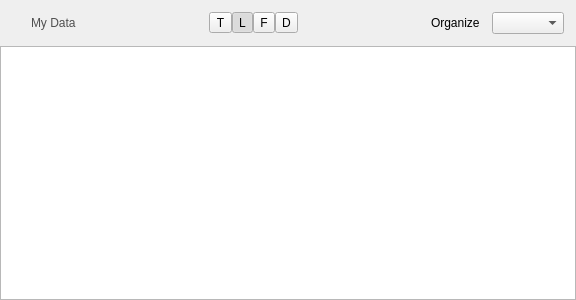
<?xml version="1.0" encoding="UTF-8"?>
<ui version="4.0">
 <class>AMDataView</class>
 <widget class="QWidget" name="AMDataView">
  <property name="geometry">
   <rect>
    <x>0</x>
    <y>0</y>
    <width>576</width>
    <height>300</height>
   </rect>
  </property>
  <property name="windowTitle">
   <string>Form</string>
  </property>
  <layout class="QVBoxLayout" name="verticalLayout">
   <property name="spacing">
    <number>0</number>
   </property>
   <property name="margin">
    <number>0</number>
   </property>
   <item>
    <layout class="QHBoxLayout" name="horizontalLayout_2">
     <property name="spacing">
      <number>12</number>
     </property>
     <property name="margin">
      <number>12</number>
     </property>
     <item>
      <widget class="QLabel" name="label_13">
       <property name="maximumSize">
        <size>
         <width>36</width>
         <height>36</height>
        </size>
       </property>
       <property name="text">
        <string/>
       </property>
       <property name="pixmap">
        <pixmap resource="../../icons/icons.qrc">:/system-file-manager.png</pixmap>
       </property>
       <property name="scaledContents">
        <bool>true</bool>
       </property>
      </widget>
     </item>
     <item>
      <widget class="QLabel" name="headingLabel_">
       <property name="styleSheet">
        <string notr="true">font: 20pt &quot;Lucida Grande&quot;;
color: rgb(79, 79, 79);</string>
       </property>
       <property name="text">
        <string>My Data</string>
       </property>
      </widget>
     </item>
     <item>
      <spacer name="horizontalSpacer_2">
       <property name="orientation">
        <enum>Qt::Horizontal</enum>
       </property>
       <property name="sizeHint" stdset="0">
        <size>
         <width>40</width>
         <height>20</height>
        </size>
       </property>
      </spacer>
     </item>
     <item>
      <layout class="QHBoxLayout" name="horizontalLayout">
       <property name="spacing">
        <number>0</number>
       </property>
       <item>
        <widget class="QToolButton" name="viewModeB1_">
         <property name="text">
          <string>T</string>
         </property>
         <property name="icon">
          <iconset resource="../../icons/icons.qrc">
           <normaloff>:/22x22/viewThumbInv-22x22.png</normaloff>:/22x22/viewThumbInv-22x22.png</iconset>
         </property>
         <property name="iconSize">
          <size>
           <width>22</width>
           <height>22</height>
          </size>
         </property>
         <property name="checkable">
          <bool>true</bool>
         </property>
         <property name="checked">
          <bool>false</bool>
         </property>
        </widget>
       </item>
       <item>
        <widget class="QToolButton" name="viewModeB2_">
         <property name="text">
          <string>L</string>
         </property>
         <property name="icon">
          <iconset resource="../../icons/icons.qrc">
           <normaloff>:/22x22/viewListInv-22x22.png</normaloff>:/22x22/viewListInv-22x22.png</iconset>
         </property>
         <property name="iconSize">
          <size>
           <width>22</width>
           <height>22</height>
          </size>
         </property>
         <property name="checkable">
          <bool>true</bool>
         </property>
         <property name="checked">
          <bool>true</bool>
         </property>
        </widget>
       </item>
       <item>
        <widget class="QToolButton" name="viewModeB3_">
         <property name="text">
          <string>F</string>
         </property>
         <property name="icon">
          <iconset resource="../../icons/icons.qrc">
           <normaloff>:/22x22/viewCoverInv-22x22.png</normaloff>:/22x22/viewCoverInv-22x22.png</iconset>
         </property>
         <property name="iconSize">
          <size>
           <width>22</width>
           <height>22</height>
          </size>
         </property>
         <property name="checkable">
          <bool>true</bool>
         </property>
        </widget>
       </item>
       <item>
        <widget class="QToolButton" name="viewModeB4_">
         <property name="text">
          <string>D</string>
         </property>
         <property name="icon">
          <iconset resource="../../icons/icons.qrc">
           <normaloff>:/22x22/viewDetaillInv-22x22.png</normaloff>:/22x22/viewDetaillInv-22x22.png</iconset>
         </property>
         <property name="iconSize">
          <size>
           <width>22</width>
           <height>22</height>
          </size>
         </property>
         <property name="checkable">
          <bool>true</bool>
         </property>
        </widget>
       </item>
      </layout>
     </item>
     <item>
      <spacer name="horizontalSpacer">
       <property name="orientation">
        <enum>Qt::Horizontal</enum>
       </property>
       <property name="sizeHint" stdset="0">
        <size>
         <width>40</width>
         <height>20</height>
        </size>
       </property>
      </spacer>
     </item>
     <item>
      <widget class="QLabel" name="organizeModeLabel_">
       <property name="text">
        <string>Organize</string>
       </property>
      </widget>
     </item>
     <item>
      <widget class="QComboBox" name="organizeModeBox_"/>
     </item>
    </layout>
   </item>
   <item>
    <widget class="AMSignallingGraphicsView" name="graphicsView"/>
   </item>
  </layout>
 </widget>
 <customwidgets>
  <customwidget>
   <class>AMSignallingGraphicsView</class>
   <extends>QGraphicsView</extends>
   <header>ui/AMSignallingGraphicsView.h</header>
  </customwidget>
 </customwidgets>
 <resources>
  <include location="../../icons/icons.qrc"/>
  <include location="../../icons/icons.qrc"/>
  <include location="../../icons/icons.qrc"/>
  <include location="../../icons/icons.qrc"/>
  <include location="../../icons/icons.qrc"/>
  <include location="../../icons/icons.qrc"/>
  <include location="../../icons/icons.qrc"/>
  <include location="../../icons/icons.qrc"/>
  <include location="../../icons/icons.qrc"/>
  <include location="../../icons/icons.qrc"/>
 </resources>
 <connections/>
</ui>
